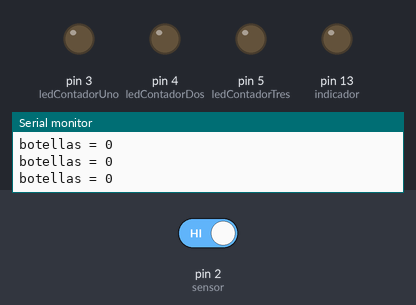
A sketch run on a simulated Arduino Uno, built with avr-gcc and run on an emulated ATmega328P. Parts: output pins drawn as LEDs (lit = HIGH), the last lines printed to the serial monitor. The test bench sets the inputs (shaded band); at power-on: pin 2 (sensor) HIGH.

Above: at 1.2 s.
1.3 s: pin 2 (sensor) driven LOW
At 2.0 s:
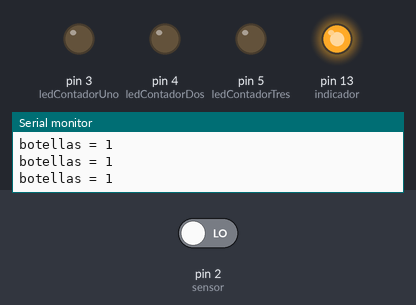
2.8 s: pin 2 (sensor) driven HIGH
At 3.1 s:
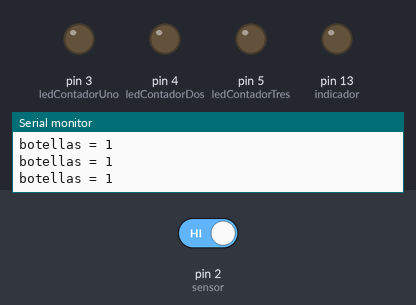
Timing chart, 0 to 5.8 s (numbered marks = the images above; inputs shaded):
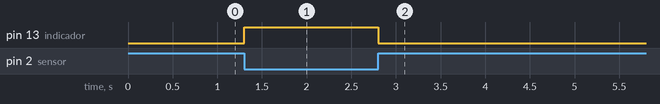

The sketch:

ContadorInfrarojo.ino
```cpp
int contador = 0;
int sensor = 2;
int indicador = 13;
int ledContadorUno = 3;
int ledContadorDos = 4;
int ledContadorTres = 5;

int lectura = LOW;
int lecturaAnterior = LOW;

void setup()
{
  Serial.begin(9600);
  pinMode(indicador, OUTPUT);
  pinMode(ledContadorUno, OUTPUT);
  pinMode(ledContadorDos, OUTPUT);
  pinMode(ledContadorTres, OUTPUT);
  pinMode(sensor, INPUT);
}

void loop()
{
  lectura = !digitalRead(sensor);
  digitalWrite(indicador, lectura);

  if (lectura == HIGH && lecturaAnterior == LOW)
  {
    contador++;
    lecturaAnterior = HIGH;
    if (contador >= 20)
    {
      contador = 0;
    }
  }

  if (lectura == LOW && lecturaAnterior == HIGH)
  {
    lecturaAnterior = LOW;
  }

  if (contador >= 10)
  {
    digitalWrite(ledContadorUno, HIGH);
  }
  else if (contador >= 15)
  {
    digitalWrite(ledContadorDos, HIGH);
  }
  else if (contador >= 20)
  {
    digitalWrite(ledContadorTres, HIGH);
  }
  else if (contador < 10)
  {
    digitalWrite(ledContadorUno, LOW);
    digitalWrite(ledContadorDos, LOW);
    digitalWrite(ledContadorTres, LOW);
  }

  Serial.print("botellas = ");
  Serial.println(contador);
}
```

Measured:
- after the input at 1.3 s, pin 13 (indicador): LOW → HIGH at once
- after the input at 2.8 s, pin 13 (indicador): HIGH → LOW at once
